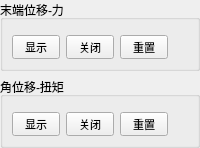
     <widget class="QWidget" name="centerPanel">
      <layout class="QVBoxLayout" name="centerLayout">
       <property name="leftMargin">
        <number>0</number>
       </property>
       <property name="topMargin">
        <number>0</number>
       </property>
       <property name="rightMargin">
        <number>0</number>
       </property>
       <property name="bottomMargin">
        <number>0</number>
       </property>
       <item>
        <widget class="QGroupBox" name="plotDispGroup">
         <property name="title">
          <string>末端位移-力</string>
         </property>
         <layout class="QVBoxLayout" name="plotDispGroupLayout">
          <item>
           <widget class="QFrame" name="plotPlaceholder1">
            <property name="frameShape">
             <enum>QFrame::Shape::StyledPanel</enum>
            </property>
           </widget>
          </item>
          <item>
           <layout class="QHBoxLayout" name="plotDispCtrlRow">
            <item>
             <widget class="QPushButton" name="plotDispShow">
              <property name="minimumSize">
               <size>
                <width>48</width>
                <height>24</height>
               </size>
              </property>
              <property name="styleSheet">
               <string>QPushButton{font-size:11px;padding:1px 6px;}</string>
              </property>
              <property name="text">
               <string>显示</string>
              </property>
             </widget>
            </item>
            <item>
             <widget class="QPushButton" name="plotDispClose">
              <property name="minimumSize">
               <size>
                <width>48</width>
                <height>24</height>
               </size>
              </property>
              <property name="styleSheet">
               <string>QPushButton{font-size:11px;padding:1px 6px;}</string>
              </property>
              <property name="text">
               <string>关闭</string>
              </property>
             </widget>
            </item>
            <item>
             <widget class="QPushButton" name="plotDispReset">
              <property name="minimumSize">
               <size>
                <width>48</width>
                <height>24</height>
               </size>
              </property>
              <property name="styleSheet">
               <string>QPushButton{font-size:11px;padding:1px 6px;}</string>
              </property>
              <property name="text">
               <string>重置</string>
              </property>
             </widget>
            </item>
            <item>
             <spacer name="hSpacerPlotDisp">
              <property name="orientation">
               <enum>Qt::Orientation::Horizontal</enum>
              </property>
              <property name="sizeHint" stdset="0">
               <size>
                <width>0</width>
                <height>0</height>
               </size>
              </property>
             </spacer>
            </item>
           </layout>
          </item>
         </layout>
        </widget>
       </item>
       <item>
        <widget class="QGroupBox" name="plotAngGroup">
         <property name="title">
          <string>角位移-扭矩</string>
         </property>
         <layout class="QVBoxLayout" name="plotAngGroupLayout">
          <item>
           <widget class="QFrame" name="plotPlaceholder2">
            <property name="frameShape">
             <enum>QFrame::Shape::StyledPanel</enum>
            </property>
           </widget>
          </item>
          <item>
           <layout class="QHBoxLayout" name="plotAngCtrlRow">
            <item>
             <widget class="QPushButton" name="plotAngShow">
              <property name="minimumSize">
               <size>
                <width>48</width>
                <height>24</height>
               </size>
              </property>
              <property name="styleSheet">
               <string>QPushButton{font-size:11px;padding:1px 6px;}</string>
              </property>
              <property name="text">
               <string>显示</string>
              </property>
             </widget>
            </item>
            <item>
             <widget class="QPushButton" name="plotAngClose">
              <property name="minimumSize">
               <size>
                <width>48</width>
                <height>24</height>
               </size>
              </property>
              <property name="styleSheet">
               <string>QPushButton{font-size:11px;padding:1px 6px;}</string>
              </property>
              <property name="text">
               <string>关闭</string>
              </property>
             </widget>
            </item>
            <item>
             <widget class="QPushButton" name="plotAngReset">
              <property name="minimumSize">
               <size>
                <width>48</width>
                <height>24</height>
               </size>
              </property>
              <property name="styleSheet">
               <string>QPushButton{font-size:11px;padding:1px 6px;}</string>
              </property>
              <property name="text">
               <string>重置</string>
              </property>
             </widget>
            </item>
            <item>
             <spacer name="hSpacerPlotAng">
              <property name="orientation">
               <enum>Qt::Orientation::Horizontal</enum>
              </property>
              <property name="sizeHint" stdset="0">
               <size>
                <width>0</width>
                <height>0</height>
               </size>
              </property>
             </spacer>
            </item>
           </layout>
          </item>
         </layout>
        </widget>
       </item>
      </layout>
     </widget>
